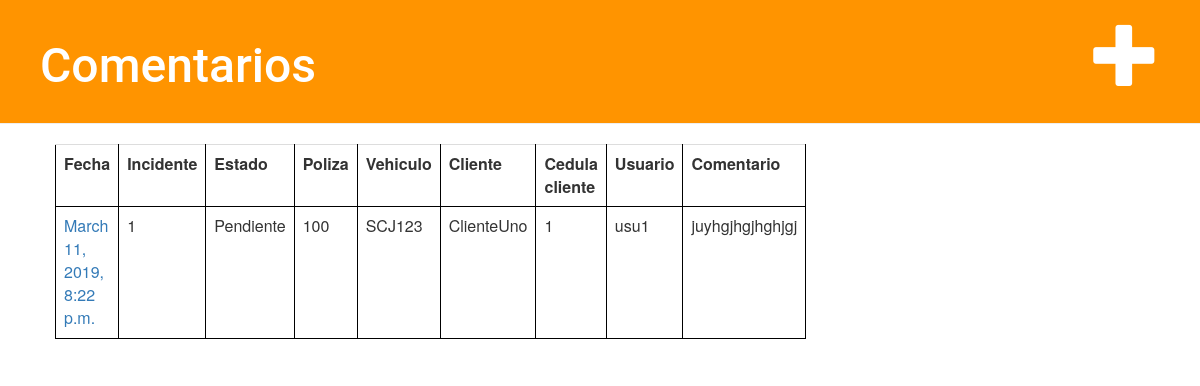
The page /comentario/ on the database as committed earlier.
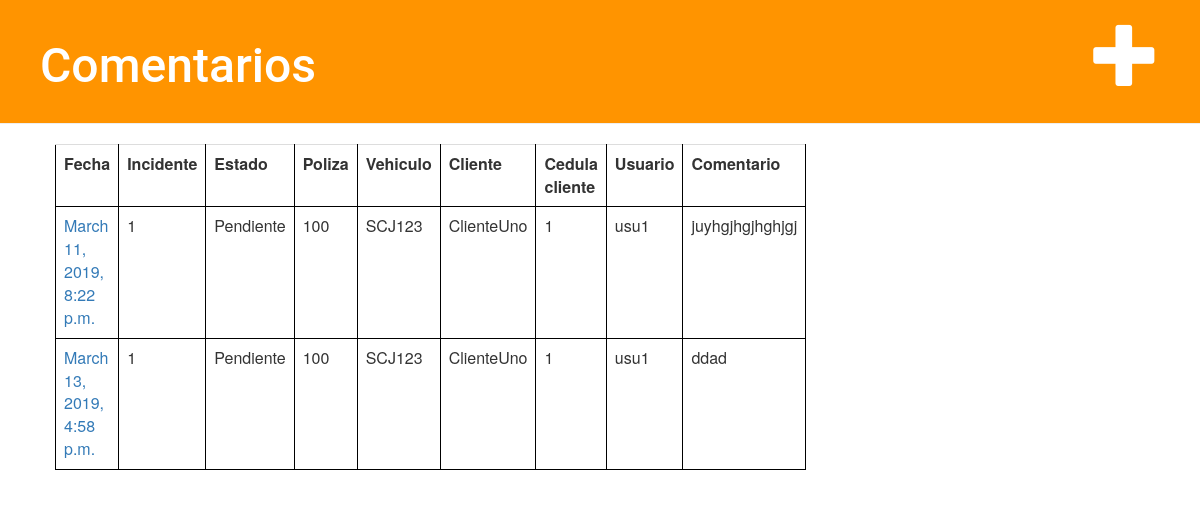
The same page on the database as committed later.
### denuncia/models.py (models this page shows, shortened)
class Comentario(models.Model):
    id = models.AutoField(primary_key=True)
    incidente = models.ForeignKey('Incidente',on_delete=models.CASCADE,)
    comentario = models.TextField(max_length=400)
    fecha =  models.DateTimeField(default=timezone.now)
    usuario = models.CharField(max_length=8)
    unidad_org = models.CharField(max_length=25)

class Incidente(models.Model):
    nro_incidente = models.AutoField(primary_key=True)
    poliza = models.ForeignKey('Poliza',on_delete=models.CASCADE,)
    hay_heridos = models.BooleanField()
    hay_terceros = models.BooleanField()
    fecha_incidente = models.DateTimeField(default=timezone.now)
    estado = models.ForeignKey('Estado',on_delete=models.CASCADE,)
    pro_nombre = models.CharField(max_length=30)
    pro_cedula = models.CharField(max_length=8)
    pro_vto_libreta = models.DateField(null=True, blank=True)
    pro_telefono = models.CharField(max_length=9)
    pro_email = models.EmailField(max_length=35, null=True, blank=True)
    pro_descripción = models.TextField(max_length=500)
    ter_matricula = models.CharField(max_length=7, null=True, blank=True)
    ter_aseguradora = models.CharField(max_length=30, null=True, blank=True)
    ter_propietario = models.BooleanField()
    ter_nombre_conductor = models.CharField(max_length=30, null=True, blank=True)
    ter_cedula_conductor = models.CharField(max_length=8, null=True, blank=True)
    ter_telefono_conductor = models.CharField(max_length=9, null=True, blank=True)
    usuario = models.ForeignKey('Usuario',on_delete=models.CASCADE,)
    fecha_mod = models.DateTimeField(default=timezone.now)

class Estado(models.Model):
    id = models.AutoField(primary_key=True)
    tipo = models.CharField(max_length=10)
    def __str__(self):
        return self.tipo

class Poliza(models.Model):
    nro_poliza = models.CharField(primary_key=True, max_length=8)
    cliente = models.ForeignKey('Cliente',on_delete=models.CASCADE,)
    vehiculo = models.ForeignKey('Vehiculo',on_delete=models.CASCADE,)

class Vehiculo(models.Model):
    matricula = models.CharField(primary_key=True, max_length=7)

class Cliente(models.Model):
    cedula = models.CharField(primary_key=True, max_length=8)
    nombre = models.CharField(max_length=30)
    vehiculo = models.ForeignKey('Vehiculo',on_delete=models.CASCADE,)

class Usuario(models.Model):
    usuario_id  = models.AutoField(primary_key=True)
    nombre = models.CharField(max_length=30)
    usuario = models.CharField(max_length=8)
    clave = models.CharField(max_length=8)

### denuncia/views.py (the view)
# urls.py: path('comentario/', views.comentario_list, name='comentario_list'),
def comentario_list(request):
    comentarios = Comentario.objects.order_by('fecha')
    return render(request, 'comentario/comentario_list.html', {'comentarios': comentarios})

### denuncia/templates/comentario/comentario_list.html
{% extends 'comentario/base.html' %}
{% block content %}
	<table class='table'>
		<tr>
			<th>Fecha</th><th>Incidente</th><th>Estado</th><th>Poliza</th><th>Vehiculo</th><th>Cliente</th><th>Cedula cliente</th><th>Usuario</th><th>Comentario</th>
        </tr>
		{% for comentario in comentarios %}
			<tr>
				<td> <a href="{% url 'comentario_detail' pk=comentario.id %}">{{ comentario.fecha }}</a></td>
				<td>{{comentario.incidente.nro_incidente }} </td>
				<td>{{comentario.incidente.estado}} </td>
				<td>{{comentario.incidente.poliza.nro_poliza }} </td>
				<td>{{comentario.incidente.poliza.vehiculo.matricula }} </td>
				<td>{{comentario.incidente.poliza.cliente.nombre }} </td>
				<td>{{comentario.incidente.poliza.cliente.cedula }} </td>
				<td>{{comentario.incidente.usuario.nombre }} </td>
				<td>{{comentario.comentario }} </td>
			</tr>
		{% endfor %}
	</table>
{% endblock %}

Rows that differ between the two databases and show on the page:
added Comentario: fecha "March 13, 2019, 4:58 p.m.", incidente.nro_incidente "1", incidente.estado "Pendiente", incidente.poliza.nro_poliza "100", incidente.poliza.vehiculo.matricula "SCJ123", incidente.poliza.cliente.nombre "ClienteUno", incidente.poliza.cliente.cedula "1", incidente.usuario.nombre "usu1", comentario "ddad"
